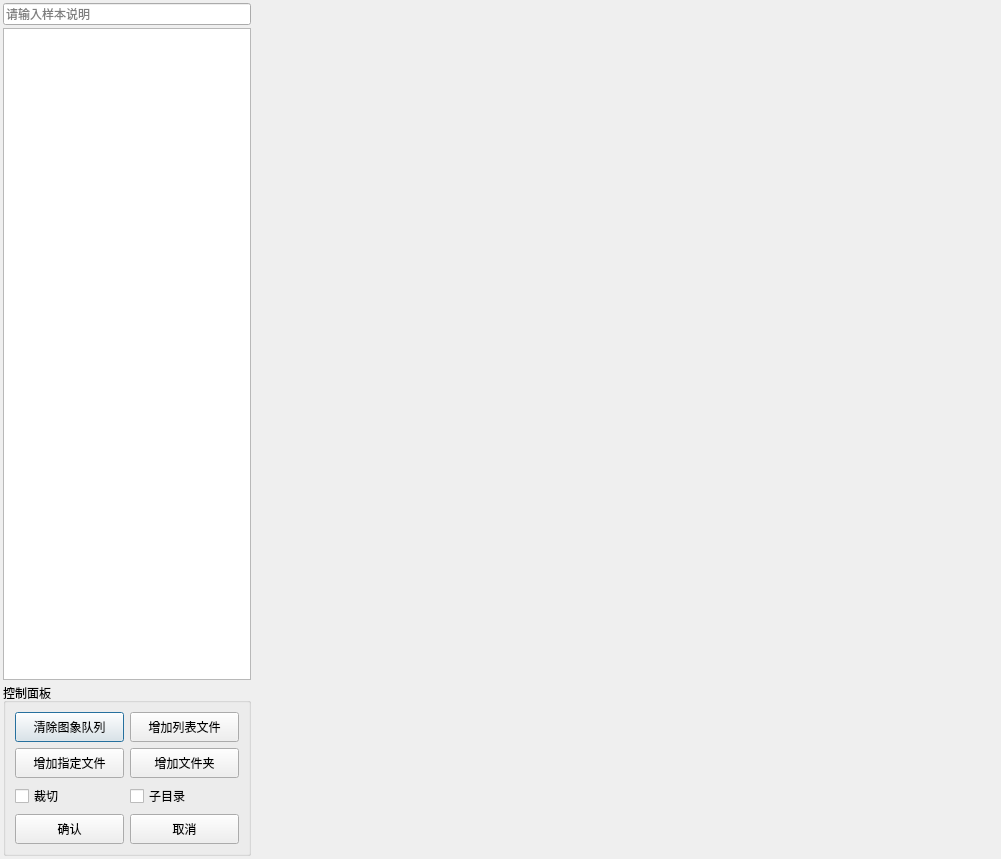
<?xml version="1.0" encoding="UTF-8"?>
<ui version="4.0">
 <class>FileCopySetDlg</class>
 <widget class="QDialog" name="FileCopySetDlg">
  <property name="geometry">
   <rect>
    <x>0</x>
    <y>0</y>
    <width>1001</width>
    <height>859</height>
   </rect>
  </property>
  <property name="windowTitle">
   <string>图象文件拷贝设置</string>
  </property>
  <layout class="QGridLayout" name="gridLayout_2" columnstretch="1,3">
   <property name="leftMargin">
    <number>3</number>
   </property>
   <property name="topMargin">
    <number>3</number>
   </property>
   <property name="rightMargin">
    <number>3</number>
   </property>
   <property name="bottomMargin">
    <number>3</number>
   </property>
   <property name="spacing">
    <number>3</number>
   </property>
   <item row="1" column="0">
    <widget class="QListWidget" name="LW_FileList"/>
   </item>
   <item row="2" column="0">
    <widget class="QGroupBox" name="groupBox">
     <property name="title">
      <string>控制面板</string>
     </property>
     <layout class="QGridLayout" name="gridLayout">
      <item row="0" column="0">
       <widget class="QPushButton" name="PB_ClearImlist">
        <property name="minimumSize">
         <size>
          <width>0</width>
          <height>30</height>
         </size>
        </property>
        <property name="text">
         <string>清除图象队列</string>
        </property>
       </widget>
      </item>
      <item row="0" column="1">
       <widget class="QPushButton" name="PB_AddFileTxt">
        <property name="minimumSize">
         <size>
          <width>0</width>
          <height>30</height>
         </size>
        </property>
        <property name="text">
         <string>增加列表文件</string>
        </property>
       </widget>
      </item>
      <item row="1" column="0">
       <widget class="QPushButton" name="PB_AddFileList">
        <property name="minimumSize">
         <size>
          <width>0</width>
          <height>30</height>
         </size>
        </property>
        <property name="text">
         <string>增加指定文件</string>
        </property>
       </widget>
      </item>
      <item row="1" column="1">
       <widget class="QPushButton" name="PB_AddFoldImList">
        <property name="minimumSize">
         <size>
          <width>0</width>
          <height>30</height>
         </size>
        </property>
        <property name="text">
         <string>增加文件夹</string>
        </property>
       </widget>
      </item>
      <item row="2" column="0">
       <widget class="QCheckBox" name="CB_RoiSet">
        <property name="sizePolicy">
         <sizepolicy hsizetype="Minimum" vsizetype="Preferred">
          <horstretch>0</horstretch>
          <verstretch>0</verstretch>
         </sizepolicy>
        </property>
        <property name="text">
         <string>裁切</string>
        </property>
       </widget>
      </item>
      <item row="2" column="1">
       <widget class="QCheckBox" name="CB_PathRestv">
        <property name="sizePolicy">
         <sizepolicy hsizetype="Minimum" vsizetype="Preferred">
          <horstretch>0</horstretch>
          <verstretch>0</verstretch>
         </sizepolicy>
        </property>
        <property name="text">
         <string>子目录</string>
        </property>
       </widget>
      </item>
      <item row="3" column="0">
       <widget class="QPushButton" name="PB_Confirm">
        <property name="minimumSize">
         <size>
          <width>0</width>
          <height>30</height>
         </size>
        </property>
        <property name="text">
         <string>确认</string>
        </property>
       </widget>
      </item>
      <item row="3" column="1">
       <widget class="QPushButton" name="PB_Cancle">
        <property name="minimumSize">
         <size>
          <width>0</width>
          <height>30</height>
         </size>
        </property>
        <property name="text">
         <string>取消</string>
        </property>
       </widget>
      </item>
     </layout>
    </widget>
   </item>
   <item row="0" column="0">
    <widget class="QLineEdit" name="LE_Titile">
     <property name="placeholderText">
      <string>请输入样本说明</string>
     </property>
    </widget>
   </item>
   <item row="0" column="1" rowspan="3">
    <widget class="BaseAnnoLegacyCanvas" name="ytRoiShowDisp"/>
   </item>
  </layout>
 </widget>
 <customwidgets>
  <customwidget>
   <class>BaseAnnoLegacyCanvas</class>
   <extends>QWidget</extends>
   <header>baseannolegacycanvas.h</header>
  </customwidget>
 </customwidgets>
 <resources/>
 <connections/>
</ui>
